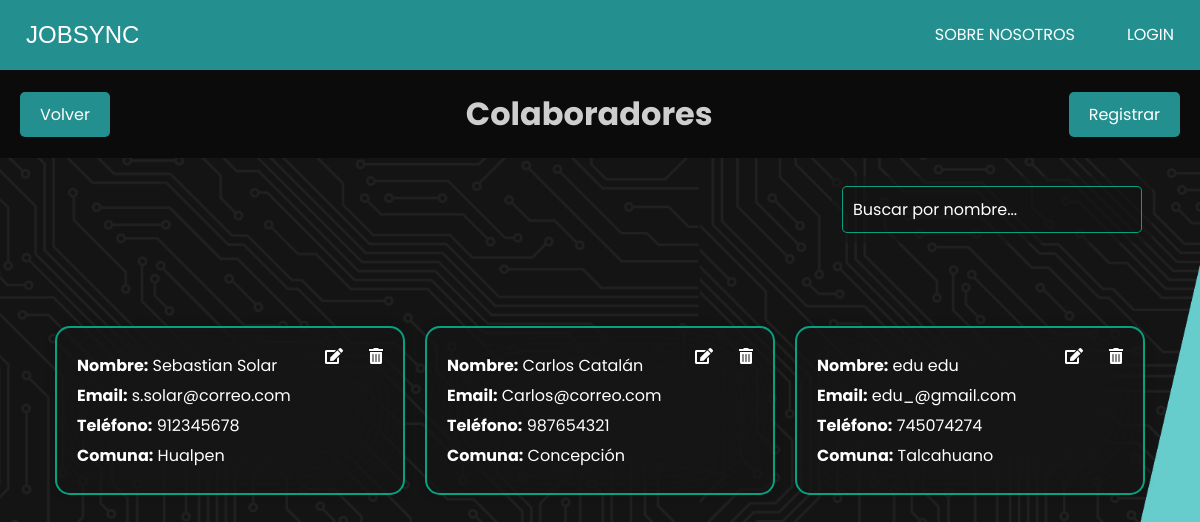
The page /colaboradores/ on the database its author committed.
### JobSyncApp/models.py (models this page shows)
class CustomUser(AbstractUser):
    telefono = models.CharField(max_length=15)
    ROL_CHOICES = [
        (True, 'Colaborador'),
        (False, 'Admin'),
    ]
    rol = models.BooleanField(choices=ROL_CHOICES, default=True)
    comuna = models.ForeignKey(Comuna, on_delete=models.SET_NULL, null=True, blank=True)

class Comuna(models.Model):
    nombre = models.CharField(max_length=100, unique=True)
    def __str__(self):
        return self.nombre

### JobSyncApp/views.py (the view)
# urls.py: path('colaboradores/', views.lista_colaboradores, name='colaboradores'),
def lista_colaboradores(request ):
    colaboradores = CustomUser.objects.filter(rol=True)
    return render(request, 'admin/colaboradores.html', {'colaboradores': colaboradores})

### JobSyncApp/templates/admin/colaboradores.html (shortened to what this page needs)
{% extends 'index.html' %}
{% load static %}
{% block extra_css %}
<link rel="stylesheet" href="{% static 'css/listado_colaboradores.css' %}">
<link rel="stylesheet" href="https://cdnjs.cloudflare.com/ajax/libs/font-awesome/5.15.4/css/all.min.css">
{% endblock extra_css %}
{% block contenido %}
<div class="header">
    <a href="{% url 'home' %}" id="btn-volver" class="btn btn-back">Volver</a>
    <h1>Colaboradores</h1>
    <a href="{% url 'registro' %}" id="btn-registrar" class="btn btn-back">Registrar</a>
</div>
    <div class="search-container" >
    <input type="text" id="search-input" placeholder="Buscar por nombre..." >
</div>
<div class="card-container">
    {% for colaborador in colaboradores %}
    <div class="card"  data-comuna="{{ colaborador.comuna }}">
        <button class="delete-btn" data-url="{% url 'eliminar_usuario' colaborador.id %}"> <i class="fas fa-trash-alt"></i></button>
        <button class="edit-btn" data-url="{% url 'modificar_usuario' colaborador.id %}" > <i class="fas fa-edit"></i></button>
        <p><strong>Nombre:</strong> {{ colaborador.first_name }} {{ colaborador.last_name }}</p>
        <p><strong>Email:</strong> {{ colaborador.email }}</p>
        <p><strong>Teléfono:</strong> {{ colaborador.telefono }}</p>
        <p><strong>Comuna:</strong> {{ colaborador.comuna }}</p>
    </div>
    {% endfor %}
</div>
{% endblock %}

### JobSyncApp/static/css/estilo.css (style rules this page uses)
* { margin: 0; padding: 0; box-sizing: border-box; }

### JobSyncApp/static/css/listado_colaboradores.css (style rules this page uses)
* { padding: 0; margin: 0; box-sizing: border-box; text-decoration: none; list-style: none; border: none; outline: none; font-family: "Poppins", sans-serif; }
body { min-height: 100vh; width: 100%; display: flex; align-items: center; justify-content: center; background: url("/static/css/img/fondo.png") no-repeat center center fixed; background-size: cover; }
.header { width: 100%; display: flex; justify-content: space-between; align-items: center; padding: 20px; color: rgba(255, 255, 255, 0.8); position: fixed; top: 70px; background-color: #0c0b0b; }
.btn { padding: 10px 20px; background-color: #007bff; color: white; text-decoration: none; border-radius: 5px; }
.btn-back { background-color: #248f8f; }
.card-container { display: flex; flex-wrap: wrap; justify-content: center; margin-top: 20px; }
.card { width: 350px; margin: 10px; padding: 20px; background: rgba(22, 22, 22, 0.61); border: 2px solid rgba(3, 207, 163, 0.76); box-shadow: 0 0 10px rgba(0, 0, 0, .2); color: #fff; backdrop-filter: blur(50px); border-radius: 15px; }
.card p { margin: 5px 0; }
.card .delete-btn, .card .edit-btn { background: transparent; color: white; border: none; padding: 10px; border-radius: 10%; cursor: pointer; }
.card .delete-btn i, .card .edit-btn i { color: white; font-size: 1.2em; }
.card { position: relative; }
.card .delete-btn, .card .edit-btn { position: absolute; top: 10px; right: 10px; }
.card .edit-btn { right: 50px; }
.search-container { position: fixed; top: 22%; right: 4%; z-index: 1001; background: rgba(22, 22, 22, 0.61); padding: 10px; border-radius: 5px; }
#search-input { width: 300px; padding: 10px; font-size: 16px; border: 1px solid rgba(3, 207, 163, 0.76); border-radius: 5px; color: #fff; background:rgba(22, 22, 22, 0.315); }
#search-input::placeholder { color: white; }

### rows shown on the page
CustomUser: first_name "Sebastian", last_name "Solar", email "s.solar@correo.com", telefono "912345678", comuna "Hualpen"
CustomUser: first_name "Carlos", last_name "Catalán", email "Carlos@correo.com", telefono "987654321", comuna "Concepción"
CustomUser: first_name "edu", last_name "edu", email "edu_@gmail.com", telefono "745074274", comuna "Talcahuano"
